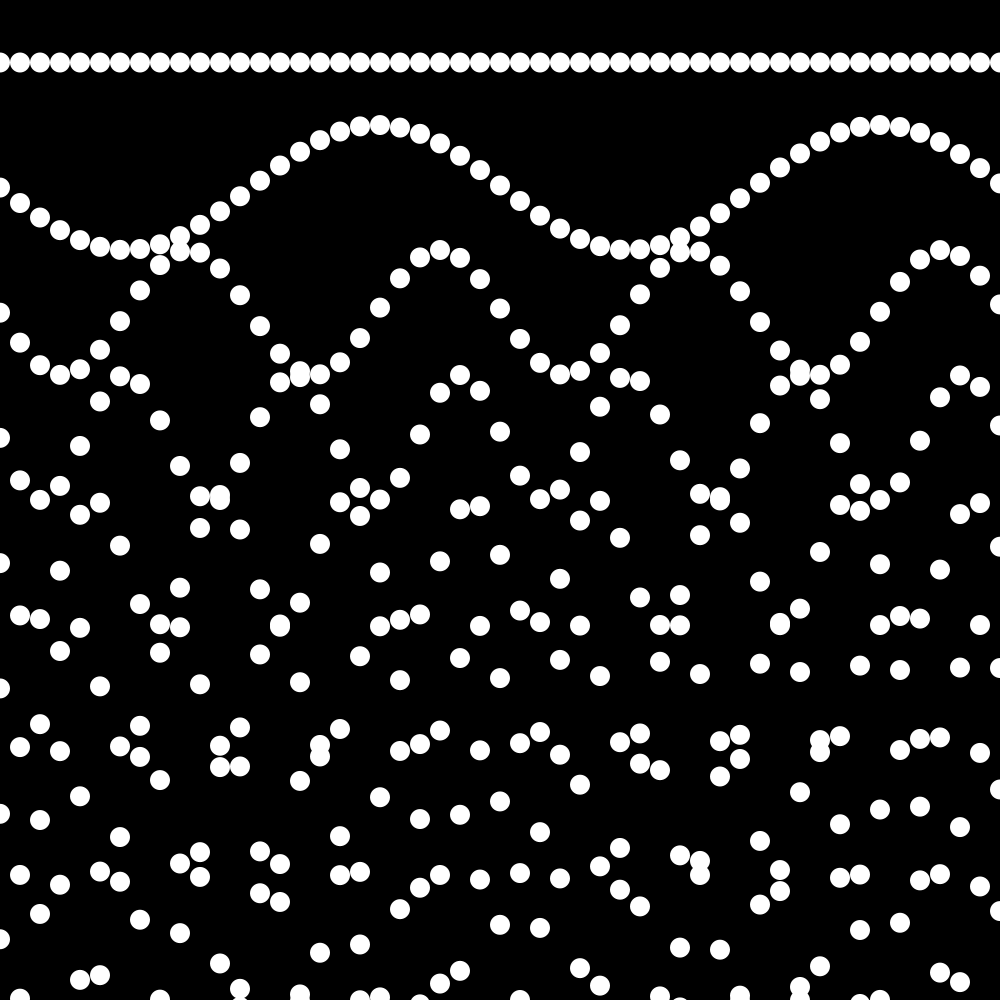
Frame 1 (no input)
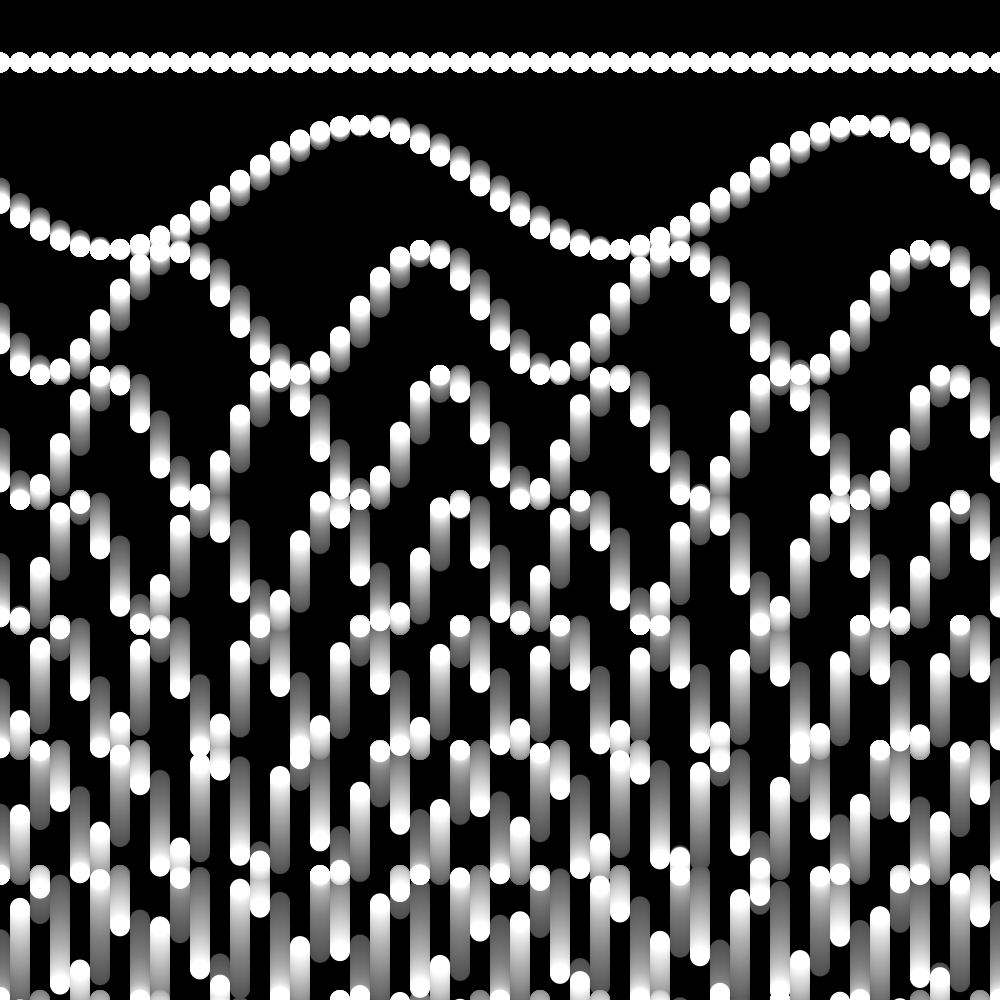
Frame 60 (the mouse pressed at the canvas centre just before this capture)
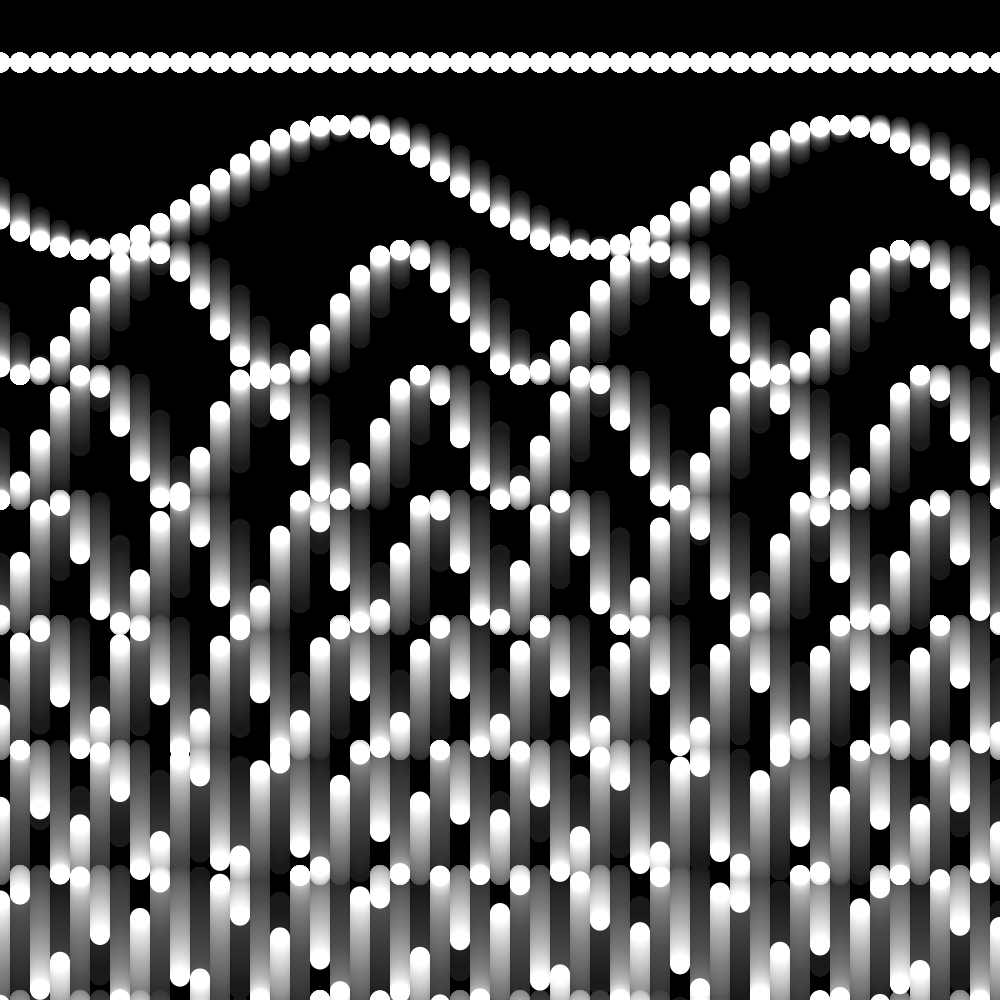
Frame 120 (the mouse held since frame 60 and released just before this capture)

The Processing sketch that drew these frames (run headless with seeded random() and noise(); from frame 60 on, the mouse is pressed at the canvas centre):

// Processing sketch: sketch_171023fPaper_rolls_
// ── sketch_171023fPaper_rolls_.pde
Wave w ;

 float ext =125 ;

void setup() {
  background(0);
  size(1000,1000);
  smooth();
  w = new Wave();
}

void draw() {
  fill(0,5);
  rect(0,0,width,height);
  noFill();
  

 
  for (int i = 0 ; i <= height ; i+= ext){
     w.drawWave(i,i+ext,i/ext);
     
  }
}

// ── Wave.pde
class Wave{
  float startAngle = 0;
  float angleVel = 0.5;
  float r = 20 ;
  float u ;
  
  Wave( ){
  }
  
  void drawWave(float p_ , float q_ ,float u_ ){
    
    startAngle += 0.001;
    float angle = startAngle;

   for (int x = 0; x <= width; x += r) {
    float y = map(sin(angle*u_/2),-1,1,p_,q_);
    noStroke();
    fill(255);
    strokeWeight(2);
    ellipse(x,y,r,r);
    angle += angleVel;
  
  } 
  
  }
  
  

}
